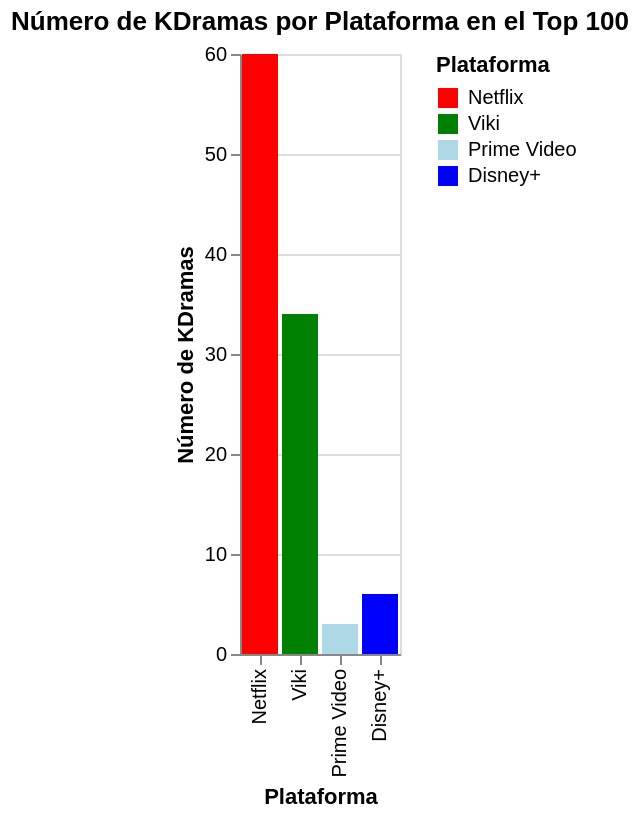

Source (notebook cell):
### Code cell
alt.Chart(conteo_df).mark_bar().encode(
    x=alt.X('Platform', sort=None, title='Plataforma'),
    y=alt.Y('Cantidad', title='Número de KDramas'),
    color=alt.Color('Platform', scale=alt.Scale(
        domain=['Netflix', 'Viki', 'Prime Video', 'Disney+'],
        range=['red', 'green', 'lightblue', 'blue']
    ), legend=alt.Legend(title='Plataforma')),
    tooltip=['Platform', 'Cantidad']
).properties(
    title='Número de KDramas por Plataforma en el Top 100'
)

### Figure 1 — Vega-Lite specification as saved in the notebook (floating-point values rounded to 4 significant figures)
{"config": {"view": {"continuousWidth": 300, "continuousHeight": 300}}, "data": {"name": "data-fdc91ba9f2716db5e4c011c4145473ce"}, "mark": {"type": "bar"}, "encoding": {"color": {"field": "Platform", "legend": {"title": "Plataforma"}, "scale": {"domain": ["Netflix", "Viki", "Prime Video", "Disney+"], "range": ["red", "green", "lightblue", "blue"]}, "type": "nominal"}, "tooltip": [{"field": "Platform", "type": "nominal"}, {"field": "Cantidad", "type": "quantitative"}], "x": {"field": "Platform", "sort": null, "title": "Plataforma", "type": "nominal"}, "y": {"field": "Cantidad", "title": "Número de KDramas", "type": "quantitative"}}, "title": "Número de KDramas por Plataforma en el Top 100", "$schema": "https://vega.github.io/schema/vega-lite/v5.20.1.json", "datasets": {"data-fdc91ba9f2716db5e4c011c4145473ce": [{"Platform": "Netflix", "Cantidad": 60}, {"Platform": "Viki", "Cantidad": 34}, {"Platform": "Prime Video", "Cantidad": 3}, {"Platform": "Disney+", "Cantidad": 6}]}}
